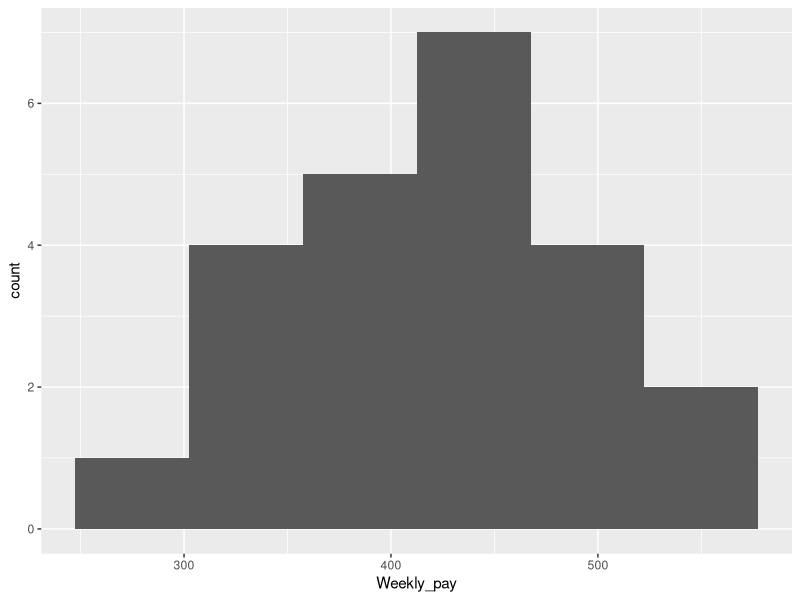
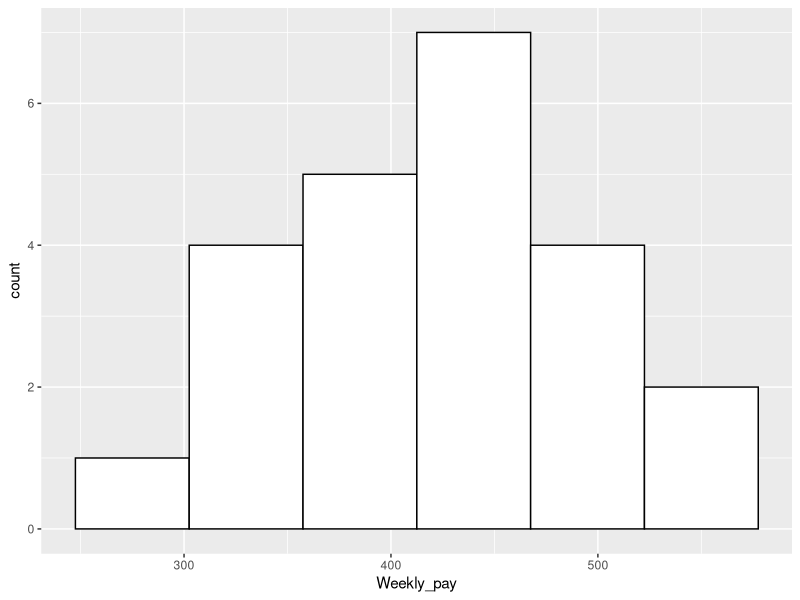
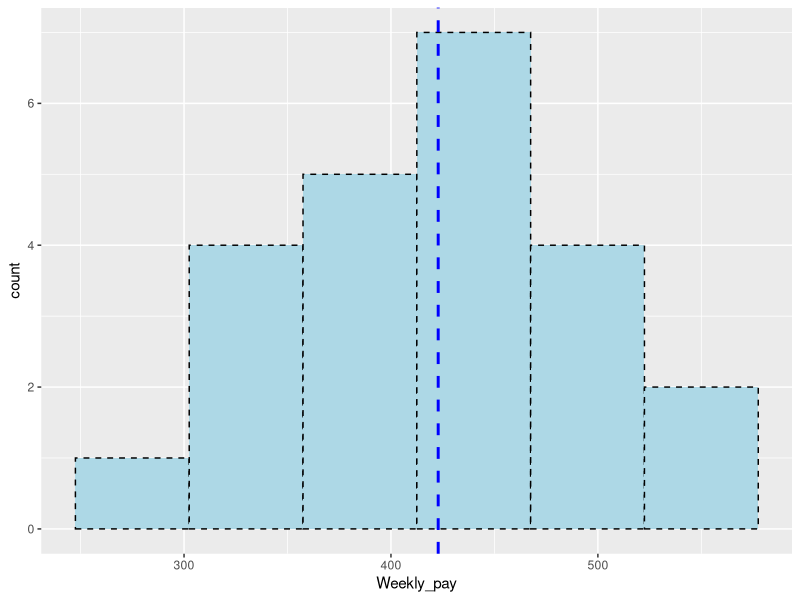
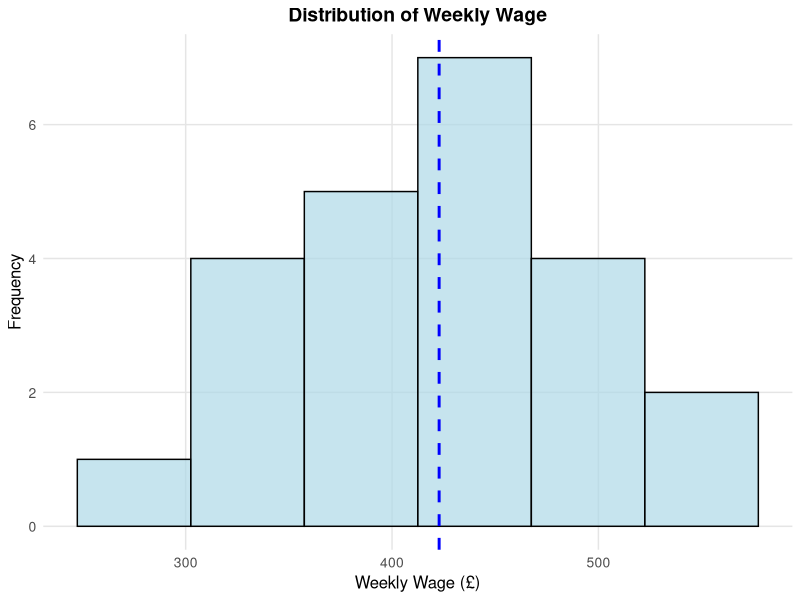

R code for these plots, in order:
## ---- chunk 1
library(tidyverse)
library(ggplot2)
## ---- chunk 2
uk_gdp_and_weeklyWage <- read.csv("uk_gdp_and_weeklyWage2.csv", 
                                  stringsAsFactors = F)


## ---- chunk 3

uk_gdp_and_weeklyWage <- uk_gdp_and_weeklyWage %>% 
  mutate(GDP_growth_rate = (GDP_m - lag(GDP_m)) / lag(GDP_m) * 100, 
         weeklyWageQuantile = cut(Weekly_pay, 
                                  quantile(Weekly_pay, 
                                           probs = seq(0, 1, 0.25), type = 7), 
                                  include.lowest = T, labels = F)
         )

uk_gdp_and_weeklyWage <- uk_gdp_and_weeklyWage %>% 
  mutate (GDP_growth_rate_Quantile = cut(GDP_growth_rate, 
                                  quantile(GDP_growth_rate, 
                                           probs = seq(0, 1, 0.25), type = 7, na.rm = T), 
                                  include.lowest = T, labels = F)
  )

uk_gdp_and_weeklyWage <- uk_gdp_and_weeklyWage %>% 
  mutate (GDP_per_cap = GDP_m/Population*1000000) # calculate GDP per Capita (£)

uk_gdp_and_weeklyWage <- uk_gdp_and_weeklyWage %>% 
  mutate (wage_level = Weekly_pay > 500) 


## ---- chunk 4
uk_gdp_and_weeklyWage %>% ggplot(aes(x=Weekly_pay)) + 
   geom_histogram( bins = 6)
## ---- chunk 5
uk_gdp_and_weeklyWage %>% ggplot(aes(x=Weekly_pay)) + 
   geom_histogram( bins = 6, colour = "black", fill = "white")
## ---- chunk 6
uk_gdp_and_weeklyWage %>% ggplot(aes(x=Weekly_pay)) + 
   geom_histogram(bins = 6, colour = "black", fill = "lightblue", 
                  linetype = "dashed") +
    geom_vline(aes(xintercept=mean(Weekly_pay)),
            colour="blue", linetype="dashed", linewidth = 1)
## ---- chunk 7

# Create the plot
uk_gdp_and_weeklyWage %>% 
  ggplot(aes(x = Weekly_pay)) +
  geom_histogram(bins = 6, colour = "black", fill = "lightblue", alpha = 0.7) + # Adjust fill colour and transparency
  geom_vline(aes(xintercept = mean(Weekly_pay)),
             colour = "blue", linetype = "dashed", linewidth = 1) + # Adjust vline appearance
  labs(
    title = "Distribution of Weekly Wage",
    x = "Weekly Wage (£)",
    y = "Frequency"
  ) +
  theme_minimal() + # Use a minimal theme
  theme(
    plot.title = element_text(hjust = 0.5, size = 14, face = "bold"), # Adjust title appearance
    axis.text = element_text(size = 10), # Adjust axis text size
    axis.title = element_text(size = 12), # Adjust axis title size
    panel.grid.major = element_line(colour = "gray90"), # Adjust grid line colour
    panel.grid.minor = element_blank(), # Remove minor grid lines
    legend.position = "none" # Remove legend
  )

## ---- chunk 8



## ---- chunk 9



